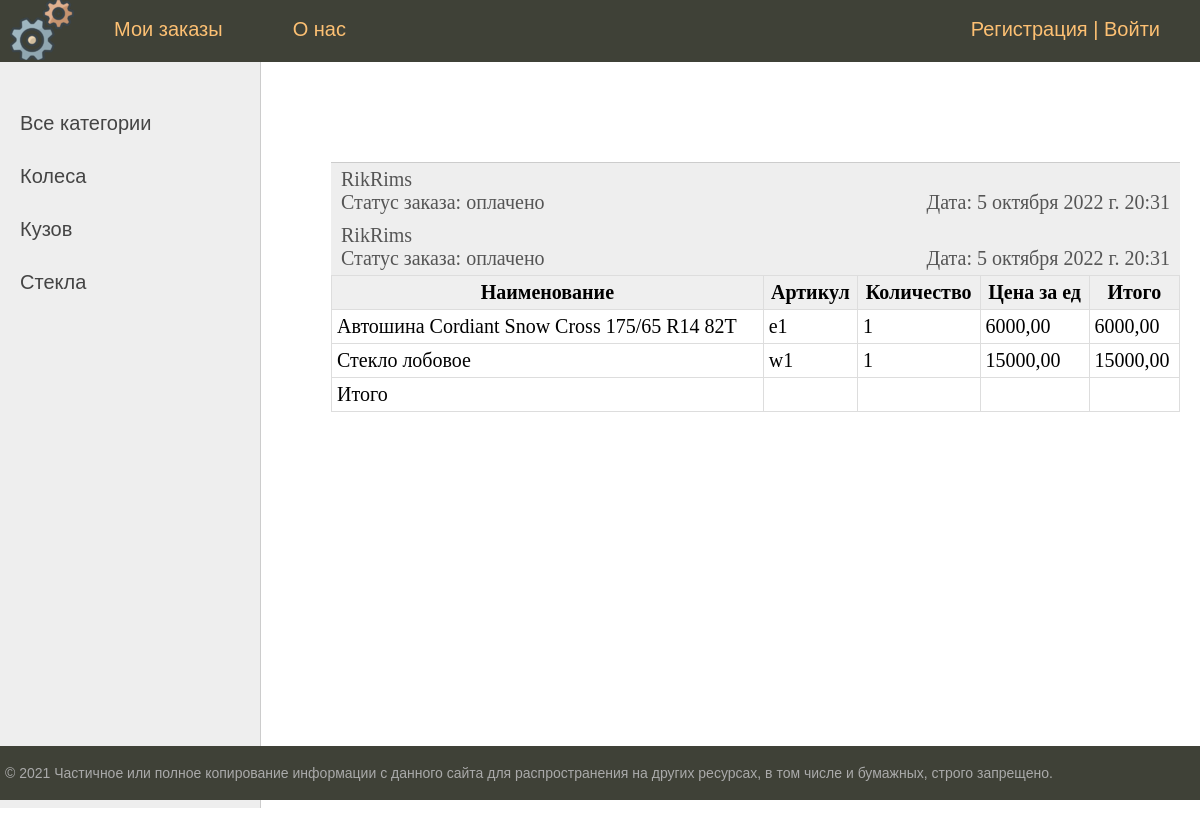
Page /orders/569 on the committed database.
### base/models.py (models this page shows, shortened)
class Category(models.Model):
    name = models.CharField("Наименование", max_length=150, db_index=True)
    slug = models.SlugField(max_length=255, unique=True, db_index=True, verbose_name="URL", null=True)
    class Meta:
        verbose_name = "Категории"
        verbose_name_plural = "Категории"
    def get_absolute_url(self):
        return reverse('select', kwargs={'cat_slag': self.slug})

class Order_Item(models.Model):
    product = models.ForeignKey(Product, on_delete=models.PROTECT, verbose_name="Товар")
    amount = models.IntegerField("Количество")
    order = models.ForeignKey(Order, on_delete=models.CASCADE, verbose_name="Заказ")
    class Meta:
        verbose_name = "Товары в заказах"
        verbose_name_plural = "Товары в заказах"
        ordering = ['order', 'id']

class Order(models.Model):
    NEW = 'новый'
    PAID = 'оплачено'
    VARIANTS_STATUS = [
        (NEW, 'новый'),
        (PAID, 'оплачено')
    ]
    client = models.ForeignKey(User, on_delete=models.PROTECT)
    date_order = models.DateTimeField(auto_now_add=True)
    status = models.CharField("Статус заказа", max_length=10, choices=VARIANTS_STATUS, default=NEW)
    class Meta:
        verbose_name = "Заказы"
        verbose_name_plural = "Заказы"
        ordering = ['date_order', 'id']

class Product(models.Model):
    article = models.SlugField("Артикул", unique=True)
    name = models.CharField("Наименование", max_length=150)
    slug = models.SlugField(max_length=255, unique=True, db_index=True, verbose_name="URL", null=True)
    price = models.DecimalField("Цена", max_digits=10, decimal_places=2)
    description = models.TextField("Описание")
    amount = models.IntegerField("Количество")
    manufacturer = models.ForeignKey(Manufacturer, on_delete=models.PROTECT, verbose_name="Производитель")
    contractor = models.ForeignKey(Contractor, on_delete=models.PROTECT, verbose_name="Поставщик")
    brand = models.ForeignKey(Brand, on_delete=models.PROTECT, verbose_name="Марка")
    model = models.ForeignKey(Model, on_delete=models.PROTECT, verbose_name="Модель")
    foto = models.ImageField(upload_to="photos/", blank=True, verbose_name="Фото")
    category = models.ForeignKey(Category, on_delete=models.PROTECT, verbose_name="Категория")
    def __str__(self):
        return self.name
    class Meta:
        verbose_name = "Товары"
        verbose_name_plural = "Товары"
        ordering = ['article', 'name', 'amount', 'manufacturer', 'contractor', 'brand', 'model', 'category']

### base/views.py (the view)
# urls.py: path('orders/<int:order_id>', detailorders, name='orders'),
def detailorders(request, order_id):
    all_sum = Order_Item.objects.filter(order=order_id).aggregate(all_sum=Sum('product__price'))
    order_items = Order_Item.objects.filter(order=order_id)
    cats = Category.objects.annotate(Count('product'))
    return render(request, 'base/detailorders.html', {'orders': ord,
                                                      'order_items': order_items,
                                                      'menu': menu,
                                                      'cats': cats,
                                                      'all_sum': all_sum})

### base/templates/base/detailorders.html
{% extends 'base/templ.html' %}
{% load mathfilters %}
{% block content %}
<form action="{% url 'home' %}" method="post">
	<table class="table" border="1" cellspacing="0">
		<ul class="list-product">
			<li>
				{% for oi in order_items %}
					<caption><div class="product-panel">
						<p class="first">{{oi.order.client}}</p><br>
						<p class="first">Статус заказа: {{oi.order.status}}</p>
						<p class="last">Дата: {{oi.order.date_order}}</p>
					</div></caption>
				{% endfor %}
				<tr>
					<th>Наименование</th>
					<th>Артикул</th>
					<th>Количество</th>
					<th>Цена за ед</th>
					<th>Итого</th>
				</tr>
				{% for oi in order_items %}
				<tr>
					<td>{{oi.product}}</td>
					<td>{{oi.product.article}}</td>
					<td>{{oi.amount}}</td>
					<td>{{oi.product.price}}</td>
					<td>{{oi.product.price|mul:oi.amount}}</td>
				</tr>
				{% endfor %}
				<tr>
					<td>Итого</td>
					<td></td>
					<td></td>
					<td></td>
					<td>{{summ}}</td>
				</tr>
			</li>
		</ul>
	</table>
</form>
{% endblock %}

### base/templates/base/templ.html (shortened to what this page needs)
{% load static %}
<!DOCTYPE html>
<html>
<head>
	<link type="text/css" href="{% static 'base/css/style.css' %}" rel="stylesheet" />
</head>
<body>
<table class="table-page" border=0 cellpadding="0" cellspacing="0">
<tr><td valign=top>
{% block mainmenu %}
		<div class="header">
			<ul id="mainmenu" class="mainmenu">
			<li class="logo"><a href="{% url 'home' %}"><div class="logo"></div></a></li>
{% for m in menu %}
	{% if not forloop.last %}
			<li><a href="{% url m.upl_name %}">{{m.title}}</a></li>
	{% else %}
			{% if request.user.is_authenticated %}
				<li class="last"> {{user.username}} | <a href="{% url 'logout' %}">Выйти</a></li>
				{% else %}
				<li class="last"><a href="{% url 'register' %}">Регистрация</a> | <a href="{% url 'login' %}">Войти</a></li>
				{% endif %}
	{% endif %}
{% endfor %}
			</ul>
		</div>
{% endblock mainmenu %}
<table class="table-content" border=0 cellpadding="0" cellspacing="0">
<tr>
	<td valign="top" class="left-chapters">
	<ul id="leftchapters">
		{% if selected == 0 %}
			<li class="selected">Все категории</li>
		{% else %}
			<li><a href="{% url 'home' %}">Все категории</a></li>
		{% endif %}
		{% for c in cats %}
			{% if c.product__count > 0 %}
				{% if c == selected %}
					<li class="selected">{{c.name}}</li>
				{% else %}
					<li><a href="{{ c.get_absolute_url }}">{{c.name}}</a></li>
				{% endif %}
			{% endif %}
		{% endfor %}
	</ul>
</td>
<td valign="top" class="content">
	<div class="content-text">
{% block content %}
{% endblock %}
	</div>
</td></tr></table>
</td></tr>
<tr><td valign=top>
	<div id="footer">
		<p>&copy; 2021 Частичное или полное копирование информации с данного сайта для распространения на других ресурсах, в том числе и бумажных, строго запрещено.</p>
	</div>
</td></tr></table>
</body>
</html>

### base/static/base/css/style.css (style rules this page uses)
html, body { font-family: 'Arial'; margin: 0; padding: 0; height: 100%; width: 100%; color: #444; }
a { color: #0059b2; text-decoration: none; }
div.product-panel { background: #eee; padding: 5px 10px 5px 10px; box-sizing border-box; overflow: hidden; color: #555; }
div.product-panel p.first { margin: 0; float: left; }
div.product-panel p.last { margin: 0; float: right; }
ul.list-product { list-style: none; margin: 0; padding: 0; }
ul.list-product li { border-bottom: 1px solid #ccc; }
.table-page { width: 100%; height: 100%; vertical-align: top; }
.table-page tr { height: 100%; }
.header { background: #3F4137; height: 62px; }
.logo { background: url('../img/logo.png') no-repeat 10px; width: 84px; height: 60px; }
ul.mainmenu { list-style: none; margin: 0; padding: 0; height: 60px; color: #fdc073; font-size: 20px; overflow: hidden; }
ul.mainmenu li { float: left; margin: 18px 40px 0 30px; }
ul.mainmenu li.logo { margin: 0; }
ul.mainmenu li.last { float: right; }
ul.mainmenu li a { color: #fdc073; text-decoration: none; }
.table-content { width: 100%; min-height: 100%; height: 100%; }
.left-chapters { margin: 0; background: #eee; border-right: 1px solid #ccc; min-height: 100%; }
.left-chapters ul { width: 230px; min-height: 100%; margin: 0; padding: 20px 10px 10px 20px; list-style: none; font-size: 20px; }
.left-chapters ul li { margin: 30px 0 0 0; color: #999; }
.left-chapters ul li a { color: #444; text-decoration: none; }
.content { padding: 40px 20px 20px 40px; width: 100%; box-sizing: border-box; }
.content-text { margin: 60px 0 0 30px; color: #000; font-size: 20px; font-family: Yandex Sans Display Light; }
#footer { box-sizing: border-box; background: #3F4137; padding: 5px; color: #aaa; font-size: 14px; font-family: Verdana, Geneva, Arial, Helvetica; text-align: left; overflow: hidden; }
.table { width: 100%; margin-bottom: 20px; border: 1px solid #dddddd; border-collapse: collapse; }
.table th { font-weight: bold; padding: 5px; background: #efefef; border: 1px solid #dddddd; }
.table td { border: 1px solid #dddddd; padding: 5px; }

### rows in the picture
Category: name "Колеса"
Category: name "Кузов"
Category: name "Стекла"
Order_Item: order.client "RikRims", order.status "оплачено", order.date_order "5 октября 2022 г. 20:31", product "Автошина Cordiant Snow Cross 175/65 R14 82T", product.article "e1", amount "1", product.price "6000,00", product.price|mul "6000,00"
Order_Item: order.client "RikRims", order.status "оплачено", order.date_order "5 октября 2022 г. 20:31", product "Стекло лобовое", product.article "w1", amount "1", product.price "15000,00", product.price|mul "15000,00"

### other values in the picture
{{ m.title }} "Мои заказы" "О нас"
